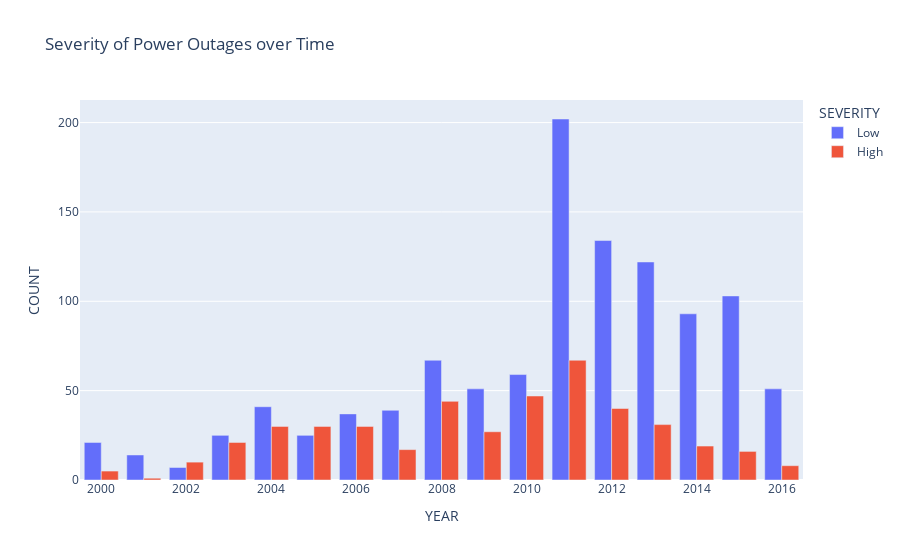

Notebook code for this chart:
### Markdown cell above
### Bivariate Analysis

Let's explore the number of major vs minor outages over time. To do so, I will define a major outage to be in the top 30th percentile of outages in terms of outage duration.

### Code cell
severity_data = (
    cleaned.assign(
        SEVERITY=cleaned["OUTAGE.DURATION"] > cleaned["OUTAGE.DURATION"].quantile(0.7)
    )
    .groupby(["YEAR", "SEVERITY"])
    .size()
    .reset_index()
    .rename(columns={0: "COUNT"})
    .replace({True: "High", False: "Low"})
)

px.bar(
    severity_data,
    x="YEAR",
    y="COUNT",
    color="SEVERITY",
    title="Severity of Power Outages over Time",
    barmode="group",
)

### Figure 1 — Plotly figure (JSON) as saved in the notebook; plotly's stock layout.template omitted (floating-point values rounded to 4 significant figures)
{"data": [{"alignmentgroup": "True", "hovertemplate": "SEVERITY=Low<br>YEAR=%{x}<br>COUNT=%{y}<extra></extra>", "legendgroup": "Low", "marker": {"color": "#636efa", "pattern": {"shape": ""}}, "name": "Low", "offsetgroup": "Low", "orientation": "v", "showlegend": true, "textposition": "auto", "type": "bar", "x": [2000, 2001, 2002, 2003, 2004, 2005, 2006, 2007, 2008, 2009, 2010, 2011, 2012, 2013, 2014, 2015, 2016], "xaxis": "x", "y": [21, 14, 7, 25, 41, 25, 37, 39, 67, 51, 59, 202, 134, 122, 93, 103, 51], "yaxis": "y"}, {"alignmentgroup": "True", "hovertemplate": "SEVERITY=High<br>YEAR=%{x}<br>COUNT=%{y}<extra></extra>", "legendgroup": "High", "marker": {"color": "#EF553B", "pattern": {"shape": ""}}, "name": "High", "offsetgroup": "High", "orientation": "v", "showlegend": true, "textposition": "auto", "type": "bar", "x": [2000, 2001, 2002, 2003, 2004, 2005, 2006, 2007, 2008, 2009, 2010, 2011, 2012, 2013, 2014, 2015, 2016], "xaxis": "x", "y": [5, 1, 10, 21, 30, 30, 30, 17, 44, 27, 47, 67, 40, 31, 19, 16, 8], "yaxis": "y"}], "layout": {"barmode": "group", "legend": {"title": {"text": "SEVERITY"}, "tracegroupgap": 0}, "title": {"text": "Severity of Power Outages over Time"}, "xaxis": {"anchor": "y", "domain": [0, 1], "title": {"text": "YEAR"}}, "yaxis": {"anchor": "x", "domain": [0, 1], "title": {"text": "COUNT"}}}}
